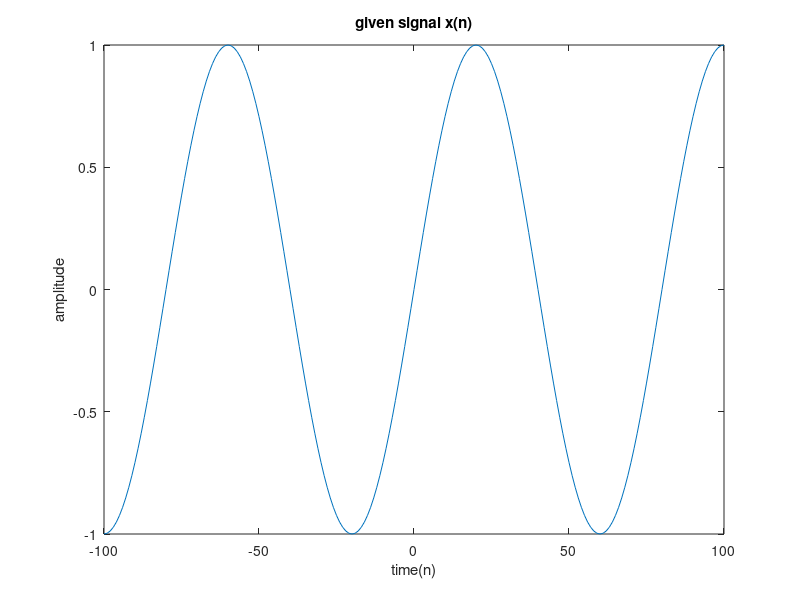

Write the MATLAB code that produced this figure. (Note: this script raises an error after producing the figure.)
clc;
close all;
clear all;


clc;
clear all;
close all;


n=-100:100;

%----Q1----------------------------------------
x1 = sin(200*pi*n/8000);
figure;
plot(n,x1);
title('given signal x(n)')
xlabel('time(n)')
ylabel('amplitude')
k1=(8000/length(x1))*(0:length(x1)-1);
y1=(fft(x1));

[xe, xo, m] = evenodd(x1,n);
y2=fft(xe);
y3=fft(xo);


%--fig--
figure;
subplot(2,1,1)
plot(k1,abs(y1))
title('magnitude responce of x(n)')
xlabel('frequency(hz)')
ylabel('amplitude')
subplot(2,1,2)
plot(k1,angle(y1))
title('phase responce of x(n)')
xlabel('frequency(hz)')
ylabel('amplitude')

figure;
subplot(2,2,1)
plot(k1,abs(y2));
title('magnitude responce of even part (fft(xe))')
xlabel('frequency(hz)')
ylabel('amplitude')
subplot(2,2,2)
plot(k1,angle(y2));
title('phase responce of even part(fft(xe))')
xlabel('frequency(hz)')
ylabel('amplitude')

subplot(2,2,3)
plot(k1,abs(y3));
title('magnitude responce of odd part (fft(xo))')
xlabel('frequency(hz)')
ylabel('amplitude')
subplot(2,2,4)
plot(k1,angle(y3));
title('phase responce of odd part(fft(xo))')
xlabel('frequency(hz)')
ylabel('amplitude')

%-----end Q1_a---------------------------------------------





%------------Q1_b---------------------------------------------
x2 = cos(200*pi*n/8000);
figure;
plot(n,x2);
title('given signal x(n)')
xlabel('time(n)')
ylabel('amplitude')
k1=(8000/length(x2))*(0:length(x2)-1);
y1=(fft(x2));

[xe, xo, m] = evenodd(x2,n);
y2=fft(xe);
y3=fft(xo);


%--fig--
figure;
subplot(2,1,1)
plot(k1,abs(y1))
title('magnitude responce of x(n)')
xlabel('frequency(hz)')
ylabel('amplitude')
subplot(2,1,2)
plot(k1,angle(y1))
title('phase responce of x(n)')
xlabel('frequency(hz)')
ylabel('amplitude')

figure;
subplot(2,2,1)
plot(k1,abs(y2));
title('magnitude responce of even part (fft(xe))')
xlabel('frequency(hz)')
ylabel('amplitude')
subplot(2,2,2)
plot(k1,angle(y2));
title('phase responce of even part(fft(xe))')
xlabel('frequency(hz)')
ylabel('amplitude')

subplot(2,2,3)
plot(k1,abs(y3));
title('magnitude responce of odd part (fft(xo))')
xlabel('frequency(hz)')
ylabel('amplitude')
subplot(2,2,4)
plot(k1,angle(y3));
title('phase responce of odd part(fft(xo))')
xlabel('frequency(hz)')
ylabel('amplitude')

%-----end Q1_b---------------------------------------------



%-------Q1_c--------------------
x3 = exp(0.02*n);
figure;
plot(n,x3);
title('given signal x(n)')
xlabel('time(n)')
ylabel('amplitude')
k1=(8000/length(x3))*(0:length(x3)-1);
y1=(fft(x3));

[xe, xo, m] = evenodd(x3,n);
y2=fft(xe);
y3=fft(xo);


%--fig--
figure;
subplot(2,1,1)
plot(k1,abs(y1))
title('magnitude responce of x(n)')
xlabel('frequency(hz)')
ylabel('amplitude')
subplot(2,1,2)
plot(k1,angle(y1))
title('phase responce of x(n)')
xlabel('frequency(hz)')
ylabel('amplitude')

figure;
subplot(2,2,1)
plot(k1,abs(y2));
title('magnitude responce of even part (fft(xe))')
xlabel('frequency(hz)')
ylabel('amplitude')
subplot(2,2,2)
plot(k1,angle(y2));
title('phase responce of even part(fft(xe))')
xlabel('frequency(hz)')
ylabel('amplitude')

subplot(2,2,3)
plot(k1,abs(y3));
title('magnitude responce of odd part (fft(xo))')
xlabel('frequency(hz)')
ylabel('amplitude')
subplot(2,2,4)
plot(k1,angle(y3));
title('phase responce of odd part(fft(xo))')
xlabel('frequency(hz)')
ylabel('amplitude')

%---------Q1_c  end---------------------------











function [xe, xo, m] = evenodd(x,n)
% Real signal decomposition into even and odd parts
% -------------------------------------------------
% [xe, xo, m] = evenodd(x,n)
%

m = -fliplr(n);
m1 = min([m,n]);
m2 = max([m,n]);
m = m1:m2;
nm = n(1)-m(1);
n1 = 1:length(n);
x1 = zeros(1,length(m));
x1(n1+nm) = x;
x = x1;
xe = 0.5*(x + fliplr(x));
xo = 0.5*(x - fliplr(x));
end




%--end--

